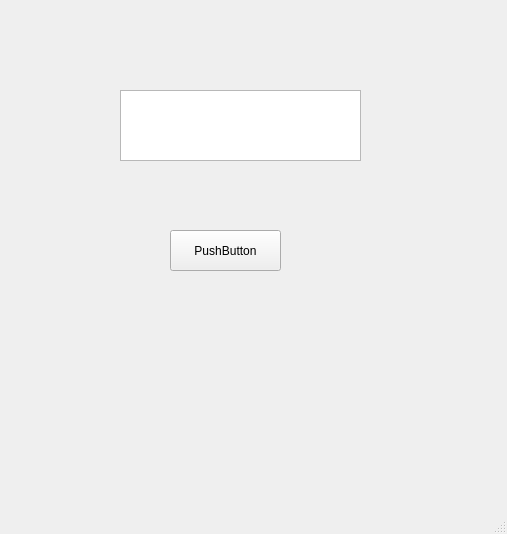
<?xml version="1.0" encoding="UTF-8"?>
<ui version="4.0">
 <class>MainWindow</class>
 <widget class="QMainWindow" name="MainWindow">
  <property name="geometry">
   <rect>
    <x>0</x>
    <y>0</y>
    <width>507</width>
    <height>534</height>
   </rect>
  </property>
  <property name="windowTitle">
   <string>MainWindow</string>
  </property>
  <widget class="QWidget" name="centralwidget">
   <widget class="QPushButton" name="pushButton">
    <property name="geometry">
     <rect>
      <x>170</x>
      <y>230</y>
      <width>111</width>
      <height>41</height>
     </rect>
    </property>
    <property name="text">
     <string>PushButton</string>
    </property>
   </widget>
   <widget class="QTextEdit" name="textEdit">
    <property name="geometry">
     <rect>
      <x>120</x>
      <y>90</y>
      <width>241</width>
      <height>71</height>
     </rect>
    </property>
   </widget>
  </widget>
  <widget class="QMenuBar" name="menubar">
   <property name="geometry">
    <rect>
     <x>0</x>
     <y>0</y>
     <width>507</width>
     <height>21</height>
    </rect>
   </property>
  </widget>
  <widget class="QStatusBar" name="statusbar"/>
 </widget>
 <resources/>
 <connections/>
</ui>
